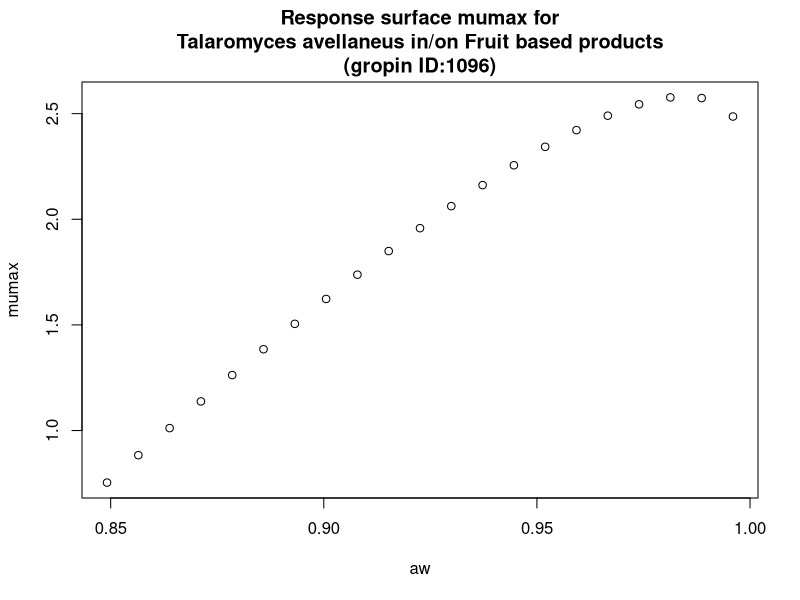

The R source for this figure:
#############################
# start of Parameter script
#############################
aw <- seq(0.849150849150849,0.995995,length.out=21)
#############################
# end of Parameter script
#############################
############################# 
# start of Model script Gropin ID 1096 
#############################
 
# constant coefficients for this model
 
variables <- data.frame(aw)
argumentsPar <- expand.grid(variables)
 
# heart of the model
response_surface <- function(aw) {
   mumax <-(2.183+6.445*sqrt(1-aw)-26.070*((sqrt(1-aw))^2))

return(mumax=mumax)
} 

# output parameters
responseSurface <- cbind(argumentsPar,response_surface(argumentsPar['aw']))
colnames(responseSurface) <- c(colnames(argumentsPar),'mumax')
#############################
# End of Model script
#############################
############################# 
# start of Visualisation script Gropin ID 1096 
#############################
plot(aw,responseSurface$'mumax',xlab='aw',
                          ylab='mumax',main='Response surface mumax for
Talaromyces avellaneus in/on Fruit based products
(gropin ID:1096)')
#############################
# End of Visualisation script
#############################
